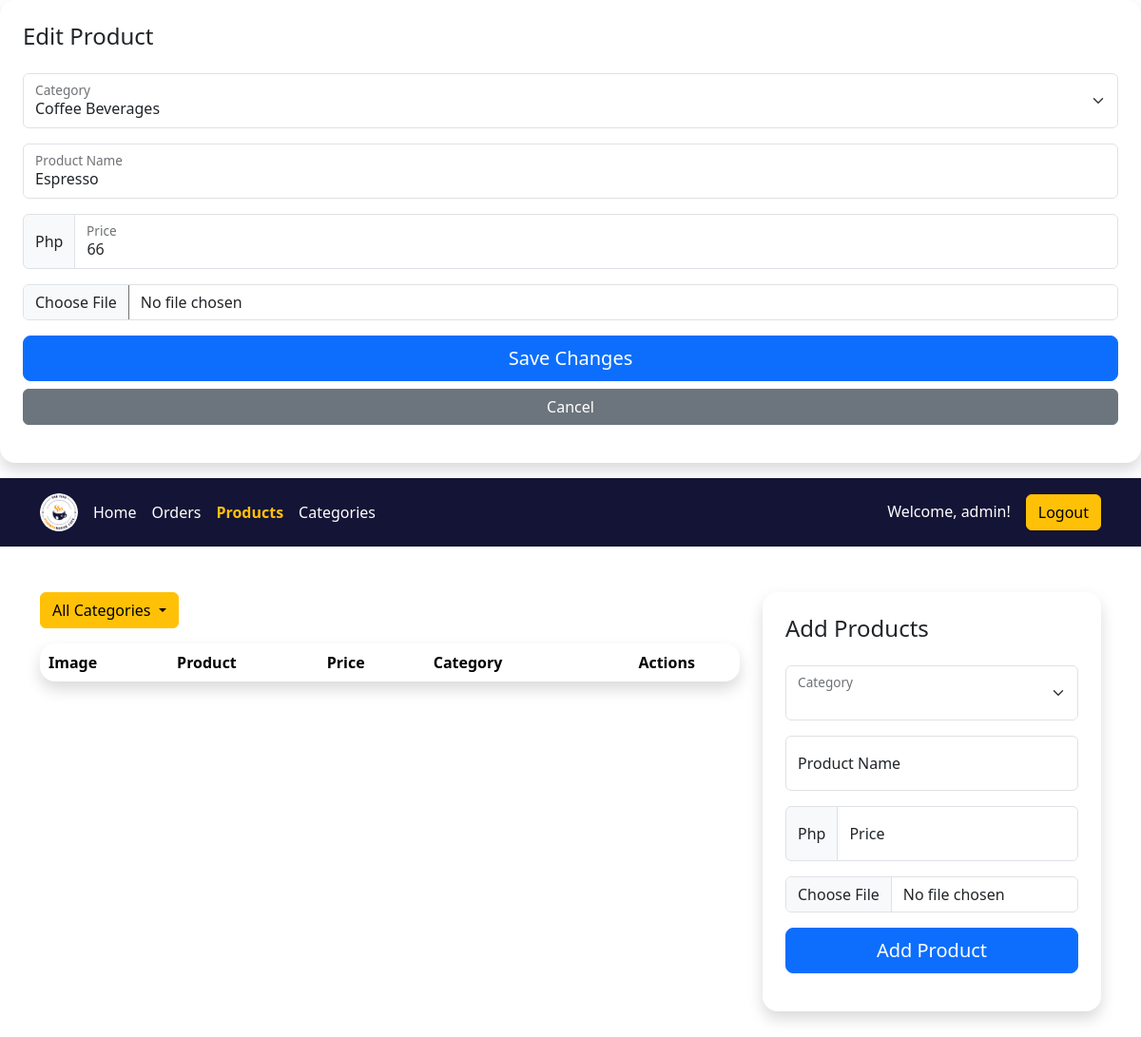
/products.php?edit_id=2 (signed in), run on the app's committed database.
### tables this page shows
CREATE TABLE `products` (
  `id` int(11) NOT NULL,
  `product_name` varchar(255) NOT NULL,
  `price` decimal(10,0) NOT NULL,
  `category_id` int(11) NOT NULL,
  `image` varchar(255) NOT NULL
);

CREATE TABLE `categories` (
  `id` int(11) NOT NULL,
  `category_name` varchar(255) NOT NULL
);

### products.php (the view, shortened to what this page needs)
<?php
include('connection.php');
if(isset($_GET['edit_id'])) {
    $editId = $_GET['edit_id'];
    $editSql = "SELECT products.*, categories.category_name FROM products INNER JOIN categories ON products.category_id = categories.id WHERE products.id = $editId";
    $editResult = $conn->query($editSql);
if ($editResult->num_rows > 0) {
    $editRow = $editResult->fetch_assoc();
    ?>
    <div class="card rounded-4 overflow-hidden border-0 shadow mb-3">
        <div class="p-4">
            <h4 class="mb-0">Edit Product</h4>
        </div>
        <div class="px-4 pb-4">
            <form action="products.php" method="post" enctype="multipart/form-data">
                <div class="form-floating mb-3">
                    <select class="form-select" id="category_id" name="category_id" aria-label="Enter category">
                        <option value="<?php echo $editRow['category_id']; ?>" selected><?php echo $editRow['category_name']; ?></option>
                    </select>
                    <label for="floatingSelect">Category</label>
                </div>
                <div class="form-floating mb-3">
                    <input type="text" class="form-control" id="product_name" name="product_name" placeholder="Enter product name" value="<?php echo $editRow['product_name']; ?>">
                    <label for="product_name">Product Name</label>
                </div>
                <div class="input-group mb-3">
                    <span class="input-group-text">Php</span>
                    <div class="form-floating">
                        <input type="number" class="form-control" id="price" name="price" placeholder="Username" value="<?php echo $editRow['price']; ?>">
                        <label for="price">Price</label>
                    </div>
                </div>
                <div class="mb-3">
                    <input class="form-control" id="image" name="image" type="file" accept="image/*">
                </div>
                <button type="submit" class="btn btn-primary btn-lg w-100">
                    Save Changes
                </button>
                <a href="products.php" class="btn btn-secondary w-100 mt-2">
                    Cancel
                </a>
            </form>
        </div>
    </div>
    <?php
    }
}
?>
<!DOCTYPE html>
<html lang="en">
<head>
    <link rel="stylesheet" href="css/5.3.2_dist_css_bootstrap.min.css">
    <link rel="stylesheet" href="css/jquery.dataTables.css" />
</head>
<body>
    <nav class="sticky-top p-3" style="background-color: #141436;">
        <div class="container">
            <div class="d-flex flex-wrap align-items-center justify-content-center justify-content-lg-start">
                <a href="index.php" class="d-flex align-items-center mb-2 mb-lg-0 text-white text-decoration-none me-lg-2">
                    <img class="rounded-pill" style="height: 40px;" src="product-images/logo.png" alt="">
                </a>
                <ul class="nav col-12 col-lg-auto me-lg-auto mb-2 justify-content-center mb-md-0">
                    <li><a href="index.php" class="nav-link px-2 text-white">Home</a></li>
                    <li><a href="history.php" class="nav-link px-2 text-white">Orders</a></li>
                    <li><a href="products.php" class="nav-link px-2 text-warning fw-semibold">Products</a></li>
                    <li><a href="categories2.php" class="nav-link px-2 text-white">Categories</a></li>
                </ul>
                <h6 class="mb-0 me-3 text-white">Welcome, <?php echo $_SESSION['username']; ?>!</h6>
                <div class="text-end">
                    <a href="logout.php" type="button" class="btn btn-warning">Logout</a>
                </div>
            </div>
        </div>
    </nav>
    <div class="container my-5">
        <div class="row">
            <div class="col-8">
                <div class="d-flex justify-content-between mb-3">
                    <div class="dropdown">
                        <button id="categoryButton" class="btn btn-warning dropdown-toggle" type="button" data-bs-toggle="dropdown" aria-expanded="false">
                            All Categories
                        </button>
                    </div>
                </div>
                <table id="myTable" class="table table-borderless table-striped table-hover align-middle border rounded-4 overflow-hidden shadow">
                    <thead>
                        <tr>
                            <th>Image</th>
                            <th>Product</th>
                            <th>Price</th>
                            <th>Category</th>
                            <th class="text-center">Actions</th>
                        </tr>
                    </thead>
                </table>
            </div>
            <div class="col-4">
                <div class="sticky-top card rounded-4 overflow-hidden border-0 shadow" style="top: 100px;">
                    <div class="p-4">
                        <h4 class="mb-0">Add Products</h4>
                    </div>
                    <div class="px-4 pb-4">
                        <form action="products.php" method="post" enctype="multipart/form-data">
                            <div class="form-floating mb-3">
                                <select class="form-select" id="category_id" name="category_id" aria-label="Enter category">
                                </select>
                                <label for="floatingSelect">Category</label>
                            </div>
                            <div class="form-floating mb-3">
                                <input type="text" class="form-control" id="product_name" name="product_name" placeholder="Enter product name">
                                <label for="product_name">Product Name</label>
                            </div>
                            <div class="input-group mb-3">
                                <span class="input-group-text">Php</span>
                                <div class="form-floating">
                                    <input type="number" class="form-control" id="price" name="price" placeholder="Username">
                                    <label for="price">Price</label>
                                </div>
                            </div>
                            <div class="mb-3">
                                <input class="form-control" id="image" name="image" type="file" accept="image/*">
                            </div>
                            <button type="submit" class="btn btn-primary btn-lg w-100">
                                Add Product
                            </button>
                        </form>
                    </div>
                </div>
            </div>
        </div>
    </div>
</body>
</html>

### data on the page
products: category_id "Coffee Beverages", product_name "Espresso", price "66"

### other printed values
$_SESSION['username'] "admin"
